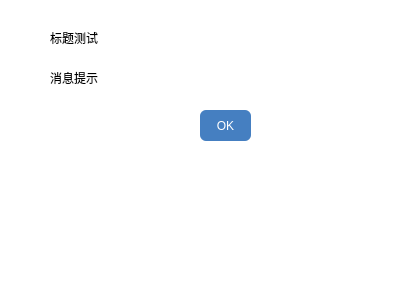
<?xml version="1.0" encoding="UTF-8"?>
<ui version="4.0">
 <class>MsgBoxClass</class>
 <widget class="QDialog" name="MsgBoxClass">
  <property name="geometry">
   <rect>
    <x>0</x>
    <y>0</y>
    <width>405</width>
    <height>293</height>
   </rect>
  </property>
  <property name="windowTitle">
   <string>MsgBox</string>
  </property>
  <property name="styleSheet">
   <string notr="true">border: none; 
background-color:transparent;</string>
  </property>
  <layout class="QVBoxLayout" name="verticalLayout">
   <property name="spacing">
    <number>0</number>
   </property>
   <property name="leftMargin">
    <number>0</number>
   </property>
   <property name="topMargin">
    <number>0</number>
   </property>
   <property name="rightMargin">
    <number>0</number>
   </property>
   <property name="bottomMargin">
    <number>0</number>
   </property>
   <item>
    <widget class="QFrame" name="frame">
     <property name="styleSheet">
      <string notr="true">border-radius:6px;background-color:white;
</string>
     </property>
     <property name="frameShape">
      <enum>QFrame::StyledPanel</enum>
     </property>
     <property name="frameShadow">
      <enum>QFrame::Raised</enum>
     </property>
     <widget class="QLabel" name="msgIcon">
      <property name="geometry">
       <rect>
        <x>10</x>
        <y>20</y>
        <width>51</width>
        <height>31</height>
       </rect>
      </property>
      <property name="styleSheet">
       <string notr="true"/>
      </property>
      <property name="text">
       <string/>
      </property>
      <property name="pixmap">
       <pixmap>../../../images/BTMsgBox/notice2.png</pixmap>
      </property>
     </widget>
     <widget class="QPushButton" name="msgOK">
      <property name="geometry">
       <rect>
        <x>200</x>
        <y>110</y>
        <width>51</width>
        <height>31</height>
       </rect>
      </property>
      <property name="styleSheet">
       <string notr="true">color:white;
font: 12pt &quot;幼圆&quot;;
background-color:#457fc1;
border-radius:6px;</string>
      </property>
      <property name="text">
       <string>OK</string>
      </property>
     </widget>
     <widget class="QPushButton" name="msgX">
      <property name="geometry">
       <rect>
        <x>300</x>
        <y>10</y>
        <width>16</width>
        <height>16</height>
       </rect>
      </property>
      <property name="text">
       <string/>
      </property>
      <property name="icon">
       <iconset>
        <normaloff>../../../images/BTMsgBox/wrong2.png</normaloff>../../../images/BTMsgBox/wrong2.png</iconset>
      </property>
     </widget>
     <widget class="QLabel" name="msgContent">
      <property name="geometry">
       <rect>
        <x>50</x>
        <y>70</y>
        <width>181</width>
        <height>16</height>
       </rect>
      </property>
      <property name="styleSheet">
       <string notr="true">font: 12pt &quot;Agency FB&quot;;</string>
      </property>
      <property name="text">
       <string>消息提示</string>
      </property>
     </widget>
     <widget class="QLabel" name="msgTitle">
      <property name="geometry">
       <rect>
        <x>50</x>
        <y>30</y>
        <width>181</width>
        <height>16</height>
       </rect>
      </property>
      <property name="styleSheet">
       <string notr="true">font: 12pt &quot;黑体&quot;;</string>
      </property>
      <property name="text">
       <string>标题测试</string>
      </property>
     </widget>
    </widget>
   </item>
  </layout>
 </widget>
 <layoutdefault spacing="6" margin="11"/>
 <resources/>
 <connections/>
</ui>
